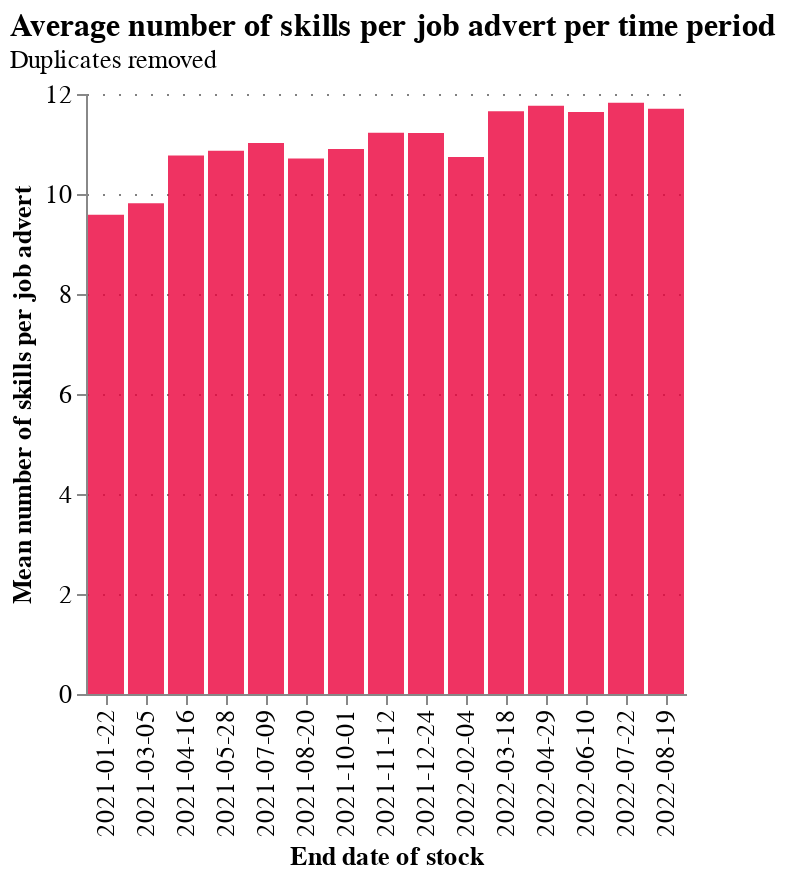

Notebook code for this chart:
### Code cell
meanskills_per_date_chunked = job_ad_data.groupby('end_date_chunk')['num_skills'].mean()
meanskills_per_date_chunked = pd.DataFrame(meanskills_per_date_chunked).reset_index().rename(
    columns={'num_skills': 'mean_num_skills', 'end_date_chunk': 'date'})

chart_title = 'Average number of skills per job advert per time period'
chart_subtitle = 'Duplicates removed'

chart = alt.Chart(meanskills_per_date_chunked).mark_bar().encode(
    alt.X('date', title='End date of stock'),
    alt.Y('mean_num_skills', title='Mean number of skills per job advert'),
    tooltip=['mean_num_skills']
).configure_mark(
    opacity=0.8,
    color=NESTA_COLOURS[4]
)
chart = configure_plots(chart, chart_title=chart_title, chart_subtitle=chart_subtitle)
# AltairSaver().save(chart, f"{today}_mean_num_skills_by_date")
chart

### Figure 1 — Vega-Lite specification as saved in the notebook (floating-point values rounded to 4 significant figures)
{"$schema": "https://vega.github.io/schema/vega-lite/v4.17.0.json", "config": {"axis": {"gridColor": "grey", "gridDash": [1, 7], "labelFont": "Averta Demo", "labelFontSize": 13, "titleFont": "Averta Demo", "titleFontSize": 13}, "header": {"labelFont": "Averta Demo", "titleFont": "Averta Demo"}, "legend": {"labelFont": "Averta Demo", "labelFontSize": 13, "titleFont": "Averta Demo", "titleFontSize": 16}, "mark": {"color": "#EB003B", "opacity": 0.8}, "range": {"category": ["#0000FF", "#FDB633", "#18A48C", "#9A1BBE", "#EB003B", "#FF6E47", "#646363", "#0F294A", "#97D9E3", "#A59BEE", "#F6A4B7", "#D2C9C0", "#000000"], "ordinal": {"scheme": ["#0000FF", "#FDB633", "#18A48C", "#9A1BBE", "#EB003B", "#FF6E47", "#646363", "#0F294A", "#97D9E3", "#A59BEE", "#F6A4B7", "#D2C9C0", "#000000"]}}, "title": {"anchor": "start", "font": "Averta Demo"}, "view": {"strokeWidth": 0}}, "data": {"name": "data-d84720315a9c816b876774a2e58ed7a2"}, "datasets": {"data-d84720315a9c816b876774a2e58ed7a2": [{"date": "2021-01-22", "mean_num_skills": 9.583}, {"date": "2021-03-05", "mean_num_skills": 9.817}, {"date": "2021-04-16", "mean_num_skills": 10.77}, {"date": "2021-05-28", "mean_num_skills": 10.87}, {"date": "2021-07-09", "mean_num_skills": 11.02}, {"date": "2021-08-20", "mean_num_skills": 10.71}, {"date": "2021-10-01", "mean_num_skills": 10.9}, {"date": "2021-11-12", "mean_num_skills": 11.22}, {"date": "2021-12-24", "mean_num_skills": 11.22}, {"date": "2022-02-04", "mean_num_skills": 10.74}, {"date": "2022-03-18", "mean_num_skills": 11.65}, {"date": "2022-04-29", "mean_num_skills": 11.76}, {"date": "2022-06-10", "mean_num_skills": 11.64}, {"date": "2022-07-22", "mean_num_skills": 11.83}, {"date": "2022-08-19", "mean_num_skills": 11.71}]}, "encoding": {"tooltip": [{"field": "mean_num_skills", "type": "quantitative"}], "x": {"field": "date", "title": "End date of stock", "type": "nominal"}, "y": {"field": "mean_num_skills", "title": "Mean number of skills per job advert", "type": "quantitative"}}, "mark": "bar", "title": {"anchor": "start", "fontSize": 16, "subtitle": "Duplicates removed", "subtitleFont": "Averta Demo", "subtitleFontSize": 13, "text": "Average number of skills per job advert per time period"}}
